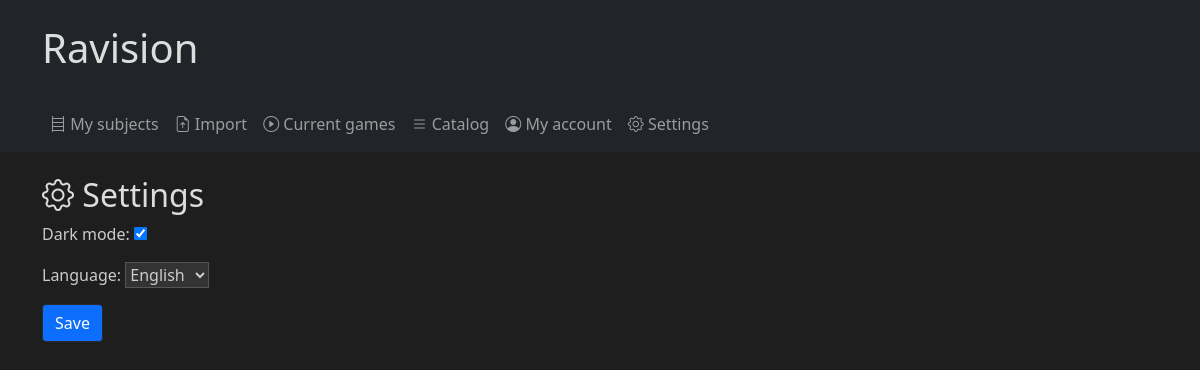
The page /quizz/settings (signed in) on the database as committed earlier.
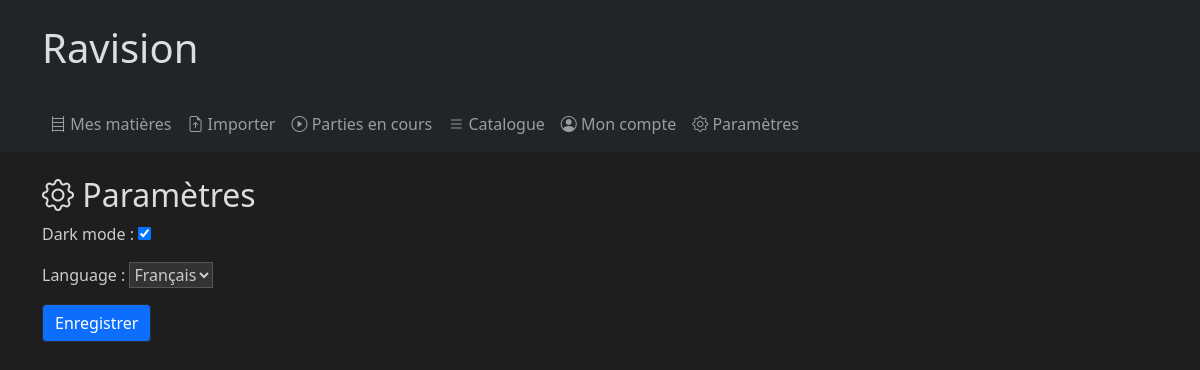
The same page on the database as committed later.
### quizz/models.py (models this page shows, shortened)
class UserSettings(models.Model):
    user = models.OneToOneField(User, on_delete=models.CASCADE)
    dark_mode = models.BooleanField(default=False)
    language = models.CharField(max_length=10, choices=[('en', 'English'), ('fr', 'Français')], default='en')

### quizz/views.py (the view)
# urls.py: path('settings', views.settings, name='settings'),
def settings(request):
    user_settings, created = UserSettings.objects.get_or_create(user=request.user)
    if request.method == 'POST':
        form = UserSettingsForm(request.POST, instance=user_settings)
        if form.is_valid():
            form.save()
            return redirect('settings')
    else:
        form = UserSettingsForm(instance=user_settings)
    context = {
        'form': form
    }
    return render(request, 'quizz/settings.html', context)

### quizz/forms.py
class UserSettingsForm(forms.ModelForm):
    class Meta:
        model = UserSettings
        fields = ['dark_mode', 'language']
        labels = {
            'dark_mode': _('Dark mode'),
            'language': _('Language')
        }

### quizz/templates/quizz/settings.html (shortened to what this page needs)
{% extends 'quizz/base.html' %}
{% load i18n %}
{% block content %}
<h2><i class="bi bi-gear"></i> {%trans "Settings"%}</h2>
<form method="post">
    {{ form.as_p }}
    <button type="submit" class="btn btn-primary">{%trans "Save"%}</button>
</form>
{% endblock %}

Rows that differ between the two databases and show on the page:
changed UserSettings: language "English" → "Français"
Other text that changed with them:
text no longer shown: "My subjects Import Current games Catalog My account Settings Settings Dark mode: Language: Save"
text now shown: "Mes matières Importer Parties en cours Catalogue Mon compte Paramètres Paramètres Dark mode : Language : Enregistrer"
